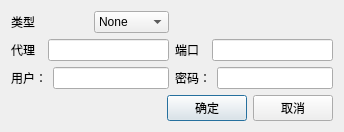
<?xml version="1.0" encoding="UTF-8"?>
<ui version="4.0">
 <class>MyProxy</class>
 <widget class="QWidget" name="MyProxy">
  <property name="geometry">
   <rect>
    <x>0</x>
    <y>0</y>
    <width>344</width>
    <height>129</height>
   </rect>
  </property>
  <property name="windowTitle">
   <string>Form</string>
  </property>
  <layout class="QGridLayout" name="gridLayout">
   <item row="0" column="0">
    <layout class="QVBoxLayout" name="verticalLayout">
     <item>
      <layout class="QHBoxLayout" name="horizontalLayout">
       <item>
        <widget class="QLabel" name="label">
         <property name="text">
          <string>类型</string>
         </property>
        </widget>
       </item>
       <item>
        <spacer name="horizontalSpacer_2">
         <property name="orientation">
          <enum>Qt::Horizontal</enum>
         </property>
         <property name="sizeHint" stdset="0">
          <size>
           <width>40</width>
           <height>20</height>
          </size>
         </property>
        </spacer>
       </item>
       <item>
        <widget class="QComboBox" name="Type">
         <item>
          <property name="text">
           <string>None</string>
          </property>
         </item>
         <item>
          <property name="text">
           <string>HTTP</string>
          </property>
         </item>
         <item>
          <property name="text">
           <string>Socks5</string>
          </property>
         </item>
         <item>
          <property name="text">
           <string>Caching</string>
          </property>
         </item>
        </widget>
       </item>
      </layout>
     </item>
     <item>
      <layout class="QHBoxLayout" name="horizontalLayout_5">
       <item>
        <widget class="QLabel" name="label_2">
         <property name="text">
          <string>代理  </string>
         </property>
        </widget>
       </item>
       <item>
        <widget class="QLineEdit" name="HostName"/>
       </item>
      </layout>
     </item>
     <item>
      <layout class="QHBoxLayout" name="horizontalLayout_3">
       <item>
        <widget class="QLabel" name="label_4">
         <property name="text">
          <string>用户：</string>
         </property>
        </widget>
       </item>
       <item>
        <widget class="QLineEdit" name="User"/>
       </item>
      </layout>
     </item>
    </layout>
   </item>
   <item row="0" column="1">
    <layout class="QVBoxLayout" name="verticalLayout_2">
     <item>
      <widget class="QLabel" name="label_6">
       <property name="text">
        <string/>
       </property>
      </widget>
     </item>
     <item>
      <layout class="QHBoxLayout" name="horizontalLayout_2">
       <item>
        <widget class="QLabel" name="label_3">
         <property name="text">
          <string>端口  </string>
         </property>
        </widget>
       </item>
       <item>
        <widget class="QLineEdit" name="Port"/>
       </item>
      </layout>
     </item>
     <item>
      <layout class="QHBoxLayout" name="horizontalLayout_4">
       <item>
        <widget class="QLabel" name="label_5">
         <property name="text">
          <string>密码：</string>
         </property>
        </widget>
       </item>
       <item>
        <widget class="QLineEdit" name="Password"/>
       </item>
      </layout>
     </item>
    </layout>
   </item>
   <item row="1" column="0" colspan="2">
    <layout class="QHBoxLayout" name="horizontalLayout_6">
     <item>
      <spacer name="horizontalSpacer">
       <property name="orientation">
        <enum>Qt::Horizontal</enum>
       </property>
       <property name="sizeHint" stdset="0">
        <size>
         <width>40</width>
         <height>20</height>
        </size>
       </property>
      </spacer>
     </item>
     <item>
      <widget class="QPushButton" name="BtnOK">
       <property name="text">
        <string>确定</string>
       </property>
       <property name="default">
        <bool>true</bool>
       </property>
      </widget>
     </item>
     <item>
      <widget class="QPushButton" name="BtnCancel">
       <property name="text">
        <string>取消</string>
       </property>
      </widget>
     </item>
    </layout>
   </item>
  </layout>
 </widget>
 <tabstops>
  <tabstop>Type</tabstop>
  <tabstop>HostName</tabstop>
  <tabstop>Port</tabstop>
  <tabstop>User</tabstop>
  <tabstop>Password</tabstop>
  <tabstop>BtnOK</tabstop>
  <tabstop>BtnCancel</tabstop>
 </tabstops>
 <resources/>
 <connections/>
</ui>
